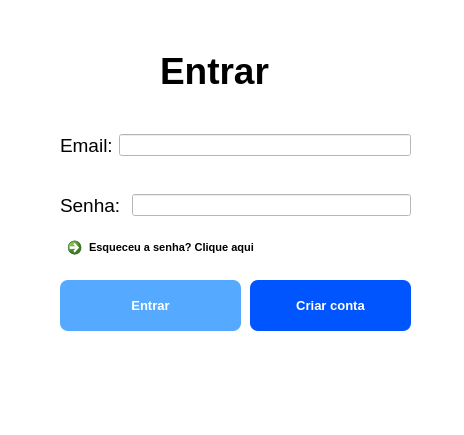
<?xml version="1.0" encoding="UTF-8"?>
<ui version="4.0">
 <class>MainWindow</class>
 <widget class="QMainWindow" name="MainWindow">
  <property name="geometry">
   <rect>
    <x>0</x>
    <y>0</y>
    <width>464</width>
    <height>435</height>
   </rect>
  </property>
  <property name="windowTitle">
   <string>MainWindow</string>
  </property>
  <property name="styleSheet">
   <string notr="true">background-color: rgb(255, 255, 255);</string>
  </property>
  <widget class="QWidget" name="centralwidget">
   <widget class="QLabel" name="label">
    <property name="geometry">
     <rect>
      <x>160</x>
      <y>40</y>
      <width>151</width>
      <height>61</height>
     </rect>
    </property>
    <property name="font">
     <font>
      <pointsize>28</pointsize>
      <weight>75</weight>
      <bold>true</bold>
     </font>
    </property>
    <property name="text">
     <string>Entrar</string>
    </property>
    <property name="wordWrap">
     <bool>false</bool>
    </property>
   </widget>
   <widget class="QWidget" name="horizontalLayoutWidget">
    <property name="geometry">
     <rect>
      <x>60</x>
      <y>120</y>
      <width>351</width>
      <height>51</height>
     </rect>
    </property>
    <layout class="QHBoxLayout" name="horizontalLayout">
     <item>
      <widget class="QLabel" name="label_2">
       <property name="font">
        <font>
         <pointsize>14</pointsize>
        </font>
       </property>
       <property name="text">
        <string>Email:</string>
       </property>
      </widget>
     </item>
     <item>
      <widget class="QLineEdit" name="lineEdit"/>
     </item>
    </layout>
   </widget>
   <widget class="QWidget" name="horizontalLayoutWidget_2">
    <property name="geometry">
     <rect>
      <x>60</x>
      <y>180</y>
      <width>351</width>
      <height>51</height>
     </rect>
    </property>
    <layout class="QHBoxLayout" name="horizontalLayout_2">
     <item>
      <widget class="QLabel" name="label_3">
       <property name="font">
        <font>
         <pointsize>14</pointsize>
        </font>
       </property>
       <property name="text">
        <string>Senha: </string>
       </property>
      </widget>
     </item>
     <item>
      <widget class="QLineEdit" name="lineEdit_2">
       <property name="echoMode">
        <enum>QLineEdit::Password</enum>
       </property>
      </widget>
     </item>
    </layout>
   </widget>
   <widget class="QCommandLinkButton" name="commandLinkButton">
    <property name="geometry">
     <rect>
      <x>60</x>
      <y>230</y>
      <width>241</width>
      <height>41</height>
     </rect>
    </property>
    <property name="font">
     <font>
      <family>Segoe UI</family>
      <pointsize>8</pointsize>
     </font>
    </property>
    <property name="cursor">
     <cursorShape>PointingHandCursor</cursorShape>
    </property>
    <property name="styleSheet">
     <string notr="true"> border-radius: 8px;</string>
    </property>
    <property name="text">
     <string>Esqueceu a senha? Clique aqui</string>
    </property>
   </widget>
   <widget class="QPushButton" name="pushButton">
    <property name="geometry">
     <rect>
      <x>60</x>
      <y>280</y>
      <width>181</width>
      <height>51</height>
     </rect>
    </property>
    <property name="font">
     <font>
      <pointsize>10</pointsize>
      <weight>75</weight>
      <bold>true</bold>
     </font>
    </property>
    <property name="cursor">
     <cursorShape>PointingHandCursor</cursorShape>
    </property>
    <property name="styleSheet">
     <string notr="true">background-color: rgb(85, 170, 255);
color: rgb(255, 255, 255);
 border-radius: 8px;</string>
    </property>
    <property name="text">
     <string>Entrar</string>
    </property>
   </widget>
   <widget class="QPushButton" name="pushButton_2">
    <property name="geometry">
     <rect>
      <x>250</x>
      <y>280</y>
      <width>161</width>
      <height>51</height>
     </rect>
    </property>
    <property name="font">
     <font>
      <pointsize>10</pointsize>
      <weight>75</weight>
      <bold>true</bold>
     </font>
    </property>
    <property name="cursor">
     <cursorShape>PointingHandCursor</cursorShape>
    </property>
    <property name="styleSheet">
     <string notr="true">background-color: rgb(0, 85, 255);
color: rgb(255, 255, 255);
 border-radius: 8px;</string>
    </property>
    <property name="text">
     <string>Criar conta</string>
    </property>
   </widget>
  </widget>
  <widget class="QMenuBar" name="menubar">
   <property name="geometry">
    <rect>
     <x>0</x>
     <y>0</y>
     <width>464</width>
     <height>26</height>
    </rect>
   </property>
  </widget>
  <widget class="QStatusBar" name="statusbar"/>
 </widget>
 <resources/>
 <connections/>
</ui>
